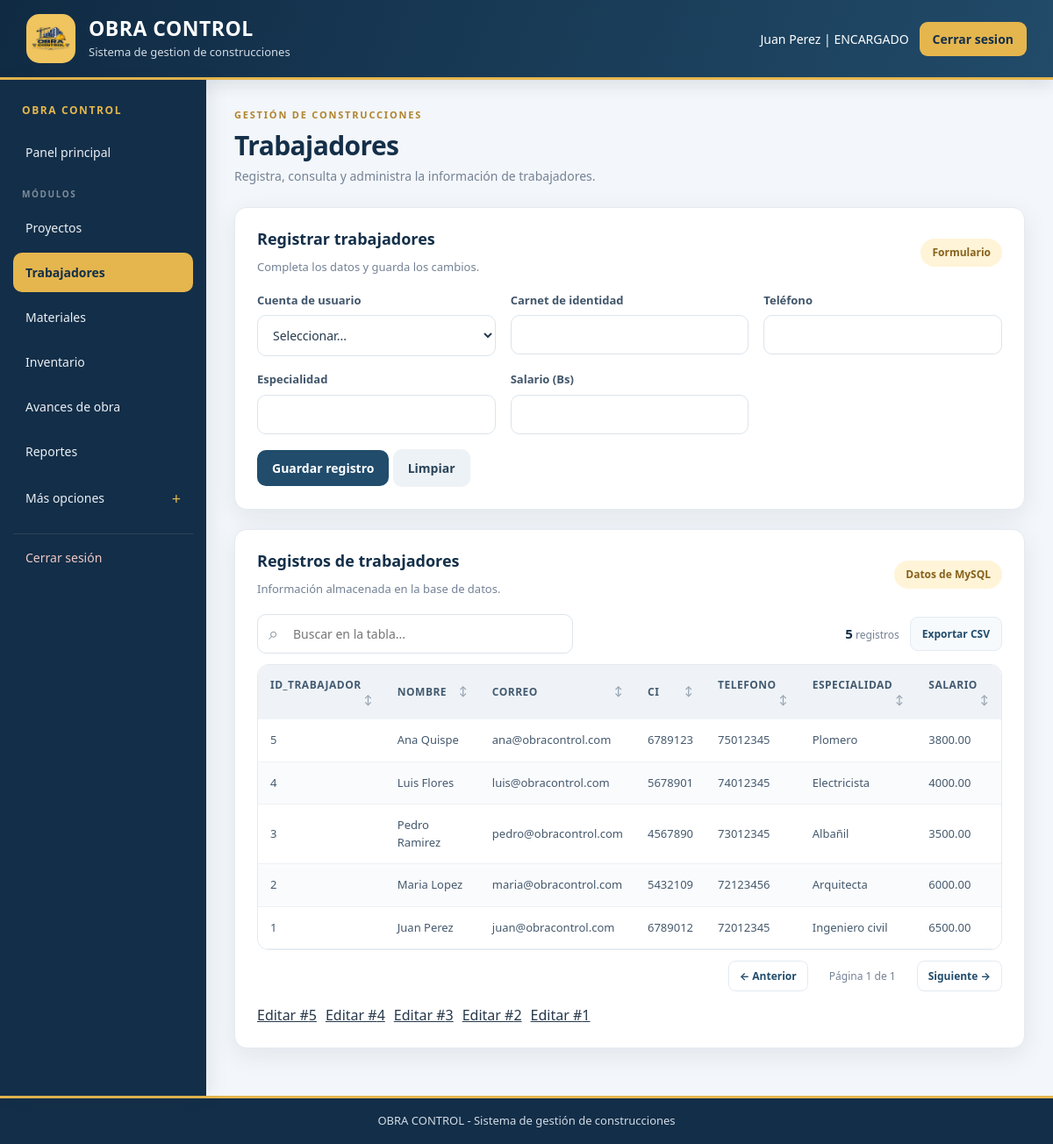
Page /encargado/trabajadores.php (signed in) on the committed database.
### tables this page shows
CREATE TABLE trabajador (
    id_trabajador INT UNSIGNED AUTO_INCREMENT PRIMARY KEY,
    id_usuario INT UNSIGNED NOT NULL UNIQUE,
    ci VARCHAR(20) NOT NULL UNIQUE,
    telefono VARCHAR(20) NOT NULL,
    especialidad VARCHAR(100) NOT NULL,
    salario DECIMAL(10,2) NOT NULL DEFAULT 0,

    CONSTRAINT chk_trabajador_salario
    CHECK (salario >= 0),

    CONSTRAINT fk_trabajador_usuario
    FOREIGN KEY (id_usuario)
    REFERENCES usuario(id_usuario)
);

CREATE TABLE usuario (
    id_usuario INT UNSIGNED AUTO_INCREMENT PRIMARY KEY,
    nombre VARCHAR(100) NOT NULL,
    correo VARCHAR(150) NOT NULL UNIQUE,
    password VARCHAR(255) NOT NULL,
    rol VARCHAR(30) NOT NULL,
    estado VARCHAR(20) NOT NULL DEFAULT 'ACTIVO'
);

### encargado/trabajadores.php (the view, shortened to what this page needs)
<?php
require_once '../conexion.php';
require_once '../funciones.php';
$registro_editar = null;
$resultado = $conn->query("SELECT t.id_trabajador,u.nombre,u.correo,t.ci,t.telefono,t.especialidad,t.salario FROM trabajador t INNER JOIN usuario u ON t.id_usuario=u.id_usuario ORDER BY t.id_trabajador DESC");
?>
<!DOCTYPE html>
<html lang="es">
<head>
    <link rel="stylesheet" href="../css/estilo.css">
</head>
<body>
    <?php include '../encabezado.php';
    include '../menu.php'; ?>
    <section class="titulo-pagina"><span class="sobre-titulo">GESTIÓN DE CONSTRUCCIONES</span>
        <h2 class="titulo-seccion">Trabajadores</h2>
        <p>Registra, consulta y administra la información de trabajadores.</p>
    </section>
    <section class="tarjeta">
        <div class="encabezado-tabla">
            <div>
                <h3 class="titulo-tarjeta">
                    <?php echo $registro_editar ? 'Editar registro' : 'Registrar trabajadores'; ?></h3>
                <p>Completa los datos y guarda los cambios.</p>
            </div><span class="etiqueta">Formulario</span>
        </div>
        <form method="POST" class="rejilla-formulario"><input type="hidden" name="id_registro"
            <div><label class="etiqueta-campo">Cuenta de usuario</label><select name="id_usuario" required>
                    <option value="">Seleccionar...</option>
                </select></div>
            <div><label class="etiqueta-campo">Carnet de identidad</label><input type="text" name="ci"
                    value="<?php echo htmlspecialchars((string) ($registro_editar['ci'] ?? '')); ?>" required></div>
            <div><label class="etiqueta-campo">Teléfono</label><input type="text" name="telefono"
                    value="<?php echo htmlspecialchars((string) ($registro_editar['telefono'] ?? '')); ?>" required>
            </div>
            <div><label class="etiqueta-campo">Especialidad</label><input type="text" name="especialidad"
                    value="<?php echo htmlspecialchars((string) ($registro_editar['especialidad'] ?? '')); ?>" required>
            </div>
            <div><label class="etiqueta-campo">Salario (Bs)</label><input type="number" name="salario"
                    value="<?php echo htmlspecialchars((string) ($registro_editar['salario'] ?? '')); ?>" step="0.01"
                    min="0" required></div>
            <div class="campo-completo"><button type="submit" class="boton-principal" name="guardar">Guardar
                    registro</button> <a class="boton boton-secundario" href="trabajadores.php">Limpiar</a></div>
        </form>
    </section>
    <section class="tarjeta">
        <div class="encabezado-tabla">
            <div>
                <h3 class="titulo-tarjeta">Registros de trabajadores</h3>
                <p>Información almacenada en la base de datos.</p>
            </div><span class="etiqueta">Datos de MySQL</span>
        </div><?php mostrar_tabla($resultado); ?>
        <div class="lista-acciones">
            <?php if ($resultado && $resultado->num_rows > 0) {
                $resultado->data_seek(0);
                while ($fila_accion = $resultado->fetch_assoc()) { ?><span><a
                            href="?editar=<?php echo (int) $fila_accion['id_trabajador']; ?>">Editar
                            #<?php echo (int) $fila_accion['id_trabajador']; ?></a></span><?php }
            } ?></div>
    </section>
    <?php include '../menu_final.php'; ?>
</body>
</html>

### funciones.php (shortened to what this page needs)
<?php
function mostrar_tabla($resultado)
{
    $campos = $resultado->fetch_fields();
    $columnas = [];
    foreach ($campos as $campo) {
        $columnas[] = $campo->name;
    }
    $filas = [];
    while ($fila = $resultado->fetch_assoc()) {
        $filas[] = $fila;
    }
    echo "<div class='modulo-tabla'><div class='herramientas-tabla'>";
    echo "<div class='busqueda-tabla'><span class='icono-buscar'>⌕</span><input type='search' class='campo-busqueda-tabla' placeholder='Buscar en la tabla...' aria-label='Buscar en la tabla'></div>";
    echo "<div class='acciones-tabla'><span class='contador-filas'><strong>" . count($filas) . "</strong> registros</span><button type='button' class='boton-exportar' onclick='exportarTabla(this)'>Exportar CSV</button></div></div>";
    echo "<div class='contenedor-tabla'><table class='tabla-datos'><thead><tr>";
    foreach ($columnas as $indice => $columna) {
        echo "<th class='cabecera-ordenable' data-columna='" . $indice . "' tabindex='0'>" . htmlspecialchars($columna) . "<span class='icono-orden'>↕</span></th>";
    }
    echo "</tr></thead><tbody>";
    foreach ($filas as $fila) {
        echo "<tr>";
        foreach ($columnas as $columna) {
            echo "<td>" . htmlspecialchars((string) ($fila[$columna] ?? "")) . "</td>";
        }
        echo "</tr>";
    }
    echo "</tbody></table></div>";
    echo "<div class='paginacion-tabla'><button type='button' class='boton-pagina' data-direccion='-1'>← Anterior</button><span class='indicador-pagina'></span><button type='button' class='boton-pagina' data-direccion='1'>Siguiente →</button></div></div>";
}
?>

### rows in the picture
trabajador: id_trabajador "5", id_usuario.nombre "Ana Quispe", id_usuario.correo "ana@obracontrol.com", ci "6789123", telefono "75012345", especialidad "Plomero", salario "3800.00"
trabajador: id_trabajador "4", id_usuario.nombre "Luis Flores", id_usuario.correo "luis@obracontrol.com", ci "5678901", telefono "74012345", especialidad "Electricista", salario "4000.00"
trabajador: id_trabajador "3", id_usuario.nombre "Pedro Ramirez", id_usuario.correo "pedro@obracontrol.com", ci "4567890", telefono "73012345", especialidad "Albañil", salario "3500.00"
trabajador: id_trabajador "2", id_usuario.nombre "Maria Lopez", id_usuario.correo "maria@obracontrol.com", ci "5432109", telefono "72123456", especialidad "Arquitecta", salario "6000.00"
trabajador: id_trabajador "1", id_usuario.nombre "Juan Perez", id_usuario.correo "juan@obracontrol.com", ci "6789012", telefono "72012345", especialidad "Ingeniero civil", salario "6500.00"

### other values in the picture
$_SESSION["nombre"] "Juan Perez"
$_SESSION["rol"] "ENCARGADO"
$etiqueta "Proyectos"
$etiqueta "Trabajadores"
$etiqueta "Materiales"
$etiqueta "Inventario"
$etiqueta "Avances de obra"
$etiqueta "Reportes"
count($filas) "5"
$columna "ID_TRABAJADOR"
$columna "NOMBRE"
$columna "CORREO"
$columna "CI"
$columna "TELEFONO"
$columna "ESPECIALIDAD"
